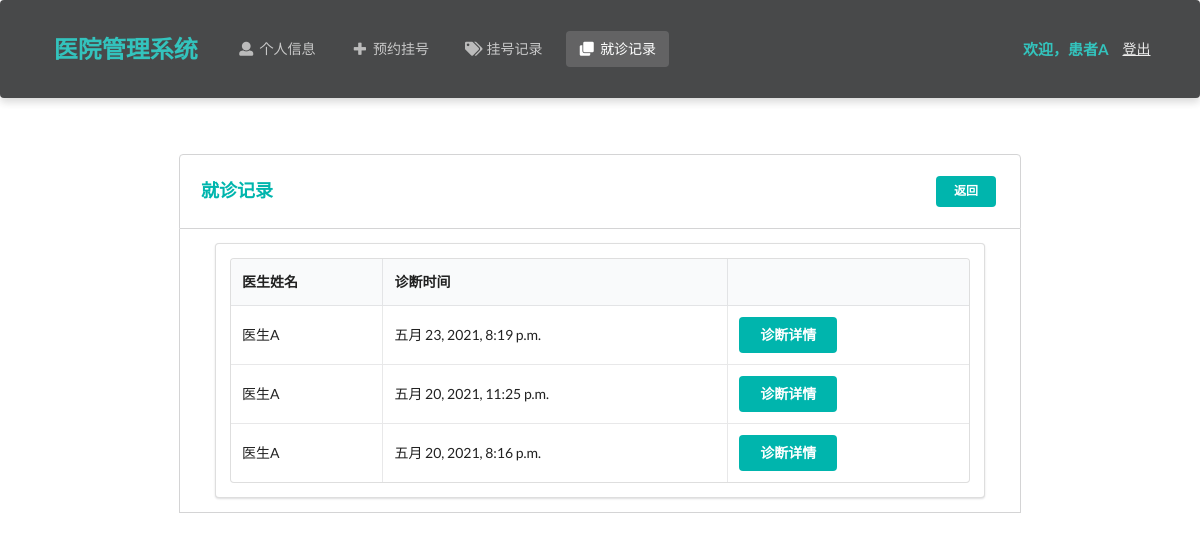
Before: /patient/diagnosis/ (signed in) with the older database file.
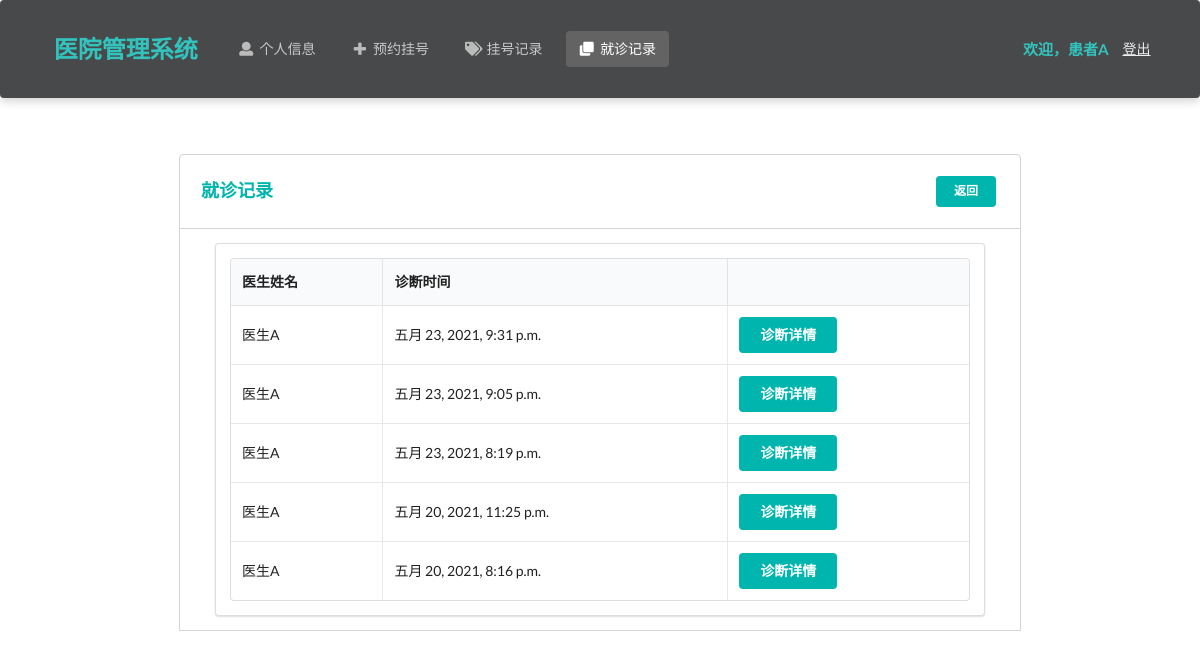
After: the same page with the newer database file.
### Hospital/models.py (models this page shows, shortened)
class Diagnosis(models.Model):
    patient = models.ForeignKey(Patient, on_delete=models.CASCADE)  # 患者
    doctor = models.ForeignKey(Doctor, on_delete=models.CASCADE)  # 医生
    appointment = models.ForeignKey(Appointment, on_delete=models.CASCADE, null=True)  # 对应的挂号
    create_time = models.DateTimeField(auto_now_add=True)  # 创建时间
    detail = models.TextField()  # 诊断详情
    class Meta:
        ordering = ["-create_time"]

class Doctor(models.Model):
    department_choices = (
        ('Department of Internal Medicine', '内科'),
        ('Department of Surgery', '外科'),
        ('Department of Pediatrics', '儿科'),
        ('Department of Obstetrics and Gynecology', '妇产科'),
        ('Department of Traditional Chinese Medicine', '中医科'),
        ('Department of Dermatology', '皮肤科'),
        ('Department of Oral Medicine', '口腔科')
    )
    title_choices = (
        ('director physician', '主任医师'),
        ('assistant director physician', '副主任医师'),
        ('physician', '医师')
    )
    name = models.CharField(max_length=10)  # 姓名
    password = models.CharField(max_length=32)  # 密码
    gender = models.CharField(max_length=32, choices=gender_choices)  # 性别
    identity_card_no = models.CharField(max_length=32, unique=True)  # 身份证号
    department = models.CharField(max_length=64, choices=department_choices)  # 科室
    title = models.CharField(max_length=64, choices=title_choices)  # 职称
    description = models.TextField(max_length=500, default='暂无简介')  # 简介
    create_time = models.DateTimeField(auto_now_add=True)  # 注册时间

### Hospital/patientViews.py (the view)
# urls.py: path('patient/diagnosis/', patientViews.diagnosis),
def diagnosis(request):
    if request.method == 'POST':
        request.session['diagnosis'] = request.POST.get('diagnosis')
        return redirect('/patient/diagnosis/detail')
    identity_card_no = request.session['identity_card_no']
    patient = models.Patient.objects.get(identity_card_no=identity_card_no)
    diagnosis_records = models.Diagnosis.objects.filter(patient=patient)
    num_per_page = 5
    paginator = Paginator(diagnosis_records, num_per_page)
    page = request.GET.get('page', 1)
    try:
        page_obj = paginator.page(page)
    except PageNotAnInteger:
        page_obj = paginator.page(1)
    except EmptyPage:
        page_obj = paginator.page(paginator.num_pages)
    is_paginated = True if paginator.num_pages > 1 else False
    page_range = paginator.get_elided_page_range(page, on_each_side=3, on_ends=2)
    return render(request, 'patient/diagnosis.html', locals())

### Hospital/templates/patient/diagnosis.html (shortened to what this page needs)
<!DOCTYPE html>
<html lang="ch">
<head>
    <link rel="stylesheet" href="https://cdn.jsdelivr.net/semantic-ui/2.2.4/semantic.min.css">
    <link rel="stylesheet" href="../../static/Hospital/css/me.css">
</head>
<body>
    <nav class="ui inverted  segment m-padded-tb-large m-shadow-small m-opacity-mini">
        <div class="ui container">
            <div class="ui inverted secondary stackable menu">
                <h2 class="ui teal header item">医院管理系统</h2>
                <a href="/patient/info" class="m-item item"><i class="user icon"></i>个人信息</a>
                <a href="/patient/makeAppointment" class="m-item item"><i class="plus icon"></i>预约挂号</a>
                <a href="/patient/appointment" class="m-item item"><i class="tags icon"></i>挂号记录</a>
                <a href="/patient/diagnosis" class="active m-item item"><i class="clone icon"></i>就诊记录</a>
                <div class="right m-item item">
                    <h4 class="ui teal header item">欢迎，{{ patient.name }}</h4>
                    <a href="/patient/logout/" class="text-success "><ins>登出</ins></a>
                </div>
            </div>
        </div>
    </nav>
    <div class="m-container-small m-padded-tb-big">
        <div class="container">
            <div class="ui top attached rounded padded segment">
                <div class="ui middle aligned two column grid">
                    <div class="column">
                        <h3 class="ui teal header">就诊记录</h3>
                    </div>
                    <div class="basic right aligned column">
                        <a href="/patient/info/" class="ui teal tiny centered button">返回</a>
                    </div>
                </div>
            </div>
            <div class="ui attached segment">
                <div class="ui segment m-width-middle">
                    <table class="ui celled table">
                        <thead>
                            <tr>
                                <th>医生姓名</th>
                                <th>诊断时间</th>
                                <th></th>
                            </tr>
                        </thead>
                        <tbody>
                            {% for rec in page_obj%}
                            <tr>
                                <td>{{ rec.doctor.name }}</td>
                                <td>{{ rec.create_time }}</td>
                                <td><form action="" method="post">
                                    <button class="ui teal centered button">诊断详情</button>
                                    </form>
                                    </td>
                            </tr>
                            {% endfor %}
                        </tbody>
                    </table>
                </div>
            </div>
        </div>
            </div>
    <br>
    <br>
    <br>
</body>
</html>

Changed rows visible on the page:
added Diagnosis: doctor.name "医生A", create_time "五月 23, 2021, 9:31 p.m."
added Diagnosis: doctor.name "医生A", create_time "五月 23, 2021, 9:05 p.m."
